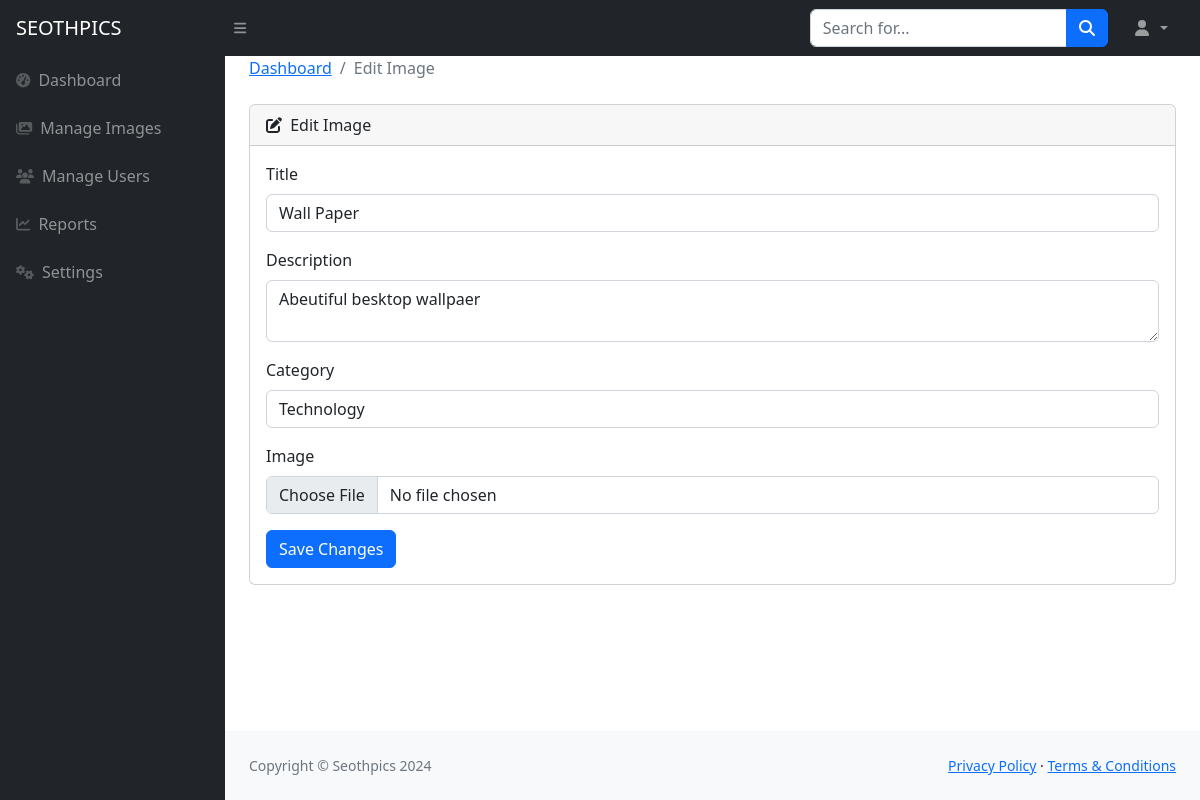
Page /image/16/edit/ on the committed database.
### gallery/models.py (models this page shows, shortened)
class Image(models.Model):
    name = models.CharField(max_length=255)  # The name of the image
    description = models.TextField()  # A description of the image
    category = models.ForeignKey(Category, on_delete=models.CASCADE)
    image_file = models.ImageField(upload_to='images/')  # The actual image file
    created_at = models.DateTimeField(auto_now_add=True)  # Timestamp when the image was uploaded

class Category(models.Model):
    name = models.CharField(max_length=100)  # Name of the category (e.g., Nature, Architecture)
    description = models.TextField(blank=True, null=True)  # Optional description for the category

### gallery/views.py (the view, shortened to what this page needs)
# urls.py: path('image/<int:id>/edit/', views.edit_image, name='edit_image'),
def edit_image(request, id):
    image = get_object_or_404(Image, id=id)
    categories = Category.objects.all()
    return render(request, 'admin_dashboard/edit_image.html', {'image': image, 'categories': categories})

### gallery/templates/admin_dashboard/edit_image.html (shortened to what this page needs)
{% extends 'admin_dashboard/base.html' %}
{% block content %}
<main>
    <div class="container-fluid px-4">
        <ol class="breadcrumb mb-4">
            <li class="breadcrumb-item"><a href="{% url 'admin' %}">Dashboard</a></li>
            <li class="breadcrumb-item active">Edit Image</li>
        </ol>
        <div class="row">
            <div class="col-xl-12">
                <div class="card mb-4">
                    <div class="card-header">
                        <i class="fas fa-edit me-1"></i>
                        Edit Image
                    </div>
                    <div class="card-body">
                        <form method="POST" enctype="multipart/form-data">
                            <div class="mb-3">
                                <label for="title" class="form-label">Title</label>
                                <input type="text" class="form-control" id="title" name="title" value="{{ image.name }}" required>
                            </div>
                            <div class="mb-3">
                                <label for="description" class="form-label">Description</label>
                                <textarea class="form-control" id="description" name="description" required>{{ image.description }}</textarea>
                            </div>
                            <div class="mb-3">
                                <label for="category" class="form-label">Category</label>
                                <select class="form-control" id="category" name="category" required>
                                    {% for category in categories %}
                                        <option value="{{ category.id }}" {% if image.category.id == category.id %}selected{% endif %}>{{ category.name }}</option>
                                    {% endfor %}
                                </select>
                            </div>
                            <div class="mb-3">
                                <label for="image" class="form-label">Image</label>
                                <input type="file" class="form-control" id="image" name="image">
                            </div>
                            <button type="submit" class="btn btn-primary">Save Changes</button>
                        </form>
                    </div>
                </div>
            </div>
        </div>
    </div>
</main>
{% endblock %}

### rows in the picture
Image: title "Wall Paper", description "Abeutiful besktop wallpaer", category "Technology"
